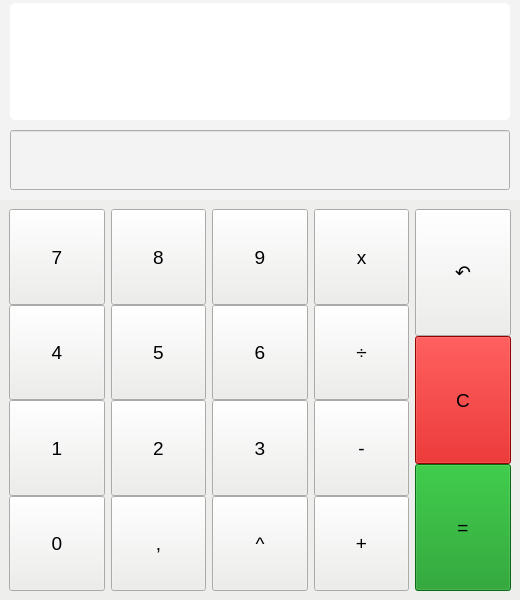
<?xml version="1.0" encoding="UTF-8"?>
<ui version="4.0">
 <class>MainWindow</class>
 <widget class="QMainWindow" name="MainWindow">
  <property name="geometry">
   <rect>
    <x>0</x>
    <y>0</y>
    <width>520</width>
    <height>600</height>
   </rect>
  </property>
  <property name="minimumSize">
   <size>
    <width>520</width>
    <height>600</height>
   </size>
  </property>
  <property name="maximumSize">
   <size>
    <width>700</width>
    <height>800</height>
   </size>
  </property>
  <property name="windowTitle">
   <string>Calculadora</string>
  </property>
  <property name="windowIcon">
   <iconset>
    <normaloff>../../../../Imagens/neoway.png</normaloff>../../../../Imagens/neoway.png</iconset>
  </property>
  <widget class="QWidget" name="centralwidget">
   <layout class="QHBoxLayout" name="horizontalLayout">
    <property name="spacing">
     <number>0</number>
    </property>
    <property name="leftMargin">
     <number>0</number>
    </property>
    <property name="topMargin">
     <number>0</number>
    </property>
    <property name="rightMargin">
     <number>0</number>
    </property>
    <property name="bottomMargin">
     <number>0</number>
    </property>
    <item>
     <widget class="QFrame" name="frame">
      <property name="sizePolicy">
       <sizepolicy hsizetype="Preferred" vsizetype="Preferred">
        <horstretch>0</horstretch>
        <verstretch>0</verstretch>
       </sizepolicy>
      </property>
      <property name="styleSheet">
       <string notr="true">background-color: rgb(243, 243, 243);</string>
      </property>
      <property name="frameShape">
       <enum>QFrame::NoFrame</enum>
      </property>
      <property name="frameShadow">
       <enum>QFrame::Raised</enum>
      </property>
      <property name="lineWidth">
       <number>0</number>
      </property>
      <layout class="QVBoxLayout" name="verticalLayout">
       <property name="spacing">
        <number>0</number>
       </property>
       <property name="leftMargin">
        <number>0</number>
       </property>
       <property name="topMargin">
        <number>0</number>
       </property>
       <property name="rightMargin">
        <number>0</number>
       </property>
       <property name="bottomMargin">
        <number>0</number>
       </property>
       <item>
        <widget class="QFrame" name="frame_4">
         <property name="minimumSize">
          <size>
           <width>520</width>
           <height>100</height>
          </size>
         </property>
         <property name="maximumSize">
          <size>
           <width>700</width>
           <height>120</height>
          </size>
         </property>
         <property name="frameShape">
          <enum>QFrame::NoFrame</enum>
         </property>
         <property name="frameShadow">
          <enum>QFrame::Raised</enum>
         </property>
         <property name="lineWidth">
          <number>0</number>
         </property>
         <layout class="QVBoxLayout" name="verticalLayout_2">
          <property name="spacing">
           <number>0</number>
          </property>
          <property name="leftMargin">
           <number>0</number>
          </property>
          <property name="topMargin">
           <number>0</number>
          </property>
          <property name="rightMargin">
           <number>0</number>
          </property>
          <property name="bottomMargin">
           <number>0</number>
          </property>
          <item>
           <widget class="QLabel" name="label">
            <property name="minimumSize">
             <size>
              <width>520</width>
              <height>100</height>
             </size>
            </property>
            <property name="maximumSize">
             <size>
              <width>700</width>
              <height>120</height>
             </size>
            </property>
            <property name="font">
             <font>
              <pointsize>16</pointsize>
             </font>
            </property>
            <property name="layoutDirection">
             <enum>Qt::LeftToRight</enum>
            </property>
            <property name="styleSheet">
             <string notr="true">QLabel {
	background-color: rgb(255, 255, 255);
	margin: 3px 10px 0px 10px;
	border-radius: 5px
}</string>
            </property>
            <property name="text">
             <string/>
            </property>
            <property name="alignment">
             <set>Qt::AlignBottom|Qt::AlignLeading|Qt::AlignLeft</set>
            </property>
            <property name="margin">
             <number>10</number>
            </property>
           </widget>
          </item>
         </layout>
        </widget>
       </item>
       <item>
        <widget class="QFrame" name="frame_2">
         <property name="minimumSize">
          <size>
           <width>520</width>
           <height>80</height>
          </size>
         </property>
         <property name="maximumSize">
          <size>
           <width>700</width>
           <height>80</height>
          </size>
         </property>
         <property name="frameShape">
          <enum>QFrame::NoFrame</enum>
         </property>
         <property name="frameShadow">
          <enum>QFrame::Raised</enum>
         </property>
         <property name="lineWidth">
          <number>0</number>
         </property>
         <layout class="QVBoxLayout" name="verticalLayout_3">
          <property name="spacing">
           <number>0</number>
          </property>
          <property name="leftMargin">
           <number>0</number>
          </property>
          <property name="topMargin">
           <number>0</number>
          </property>
          <property name="rightMargin">
           <number>0</number>
          </property>
          <property name="bottomMargin">
           <number>0</number>
          </property>
          <item>
           <widget class="QLineEdit" name="lineEdit">
            <property name="sizePolicy">
             <sizepolicy hsizetype="Fixed" vsizetype="Fixed">
              <horstretch>0</horstretch>
              <verstretch>0</verstretch>
             </sizepolicy>
            </property>
            <property name="minimumSize">
             <size>
              <width>520</width>
              <height>60</height>
             </size>
            </property>
            <property name="maximumSize">
             <size>
              <width>700</width>
              <height>60</height>
             </size>
            </property>
            <property name="font">
             <font>
              <pointsize>16</pointsize>
             </font>
            </property>
            <property name="layoutDirection">
             <enum>Qt::LeftToRight</enum>
            </property>
            <property name="styleSheet">
             <string notr="true">QLineEdit {
	background-color: rgb(243, 243, 243);
	margin: 0px 10px;
}
QLineEdit : hover {
	border: 2px solid rgb(52, 101, 164);
}</string>
            </property>
            <property name="text">
             <string/>
            </property>
            <property name="maxLength">
             <number>100</number>
            </property>
            <property name="alignment">
             <set>Qt::AlignRight|Qt::AlignTrailing|Qt::AlignVCenter</set>
            </property>
           </widget>
          </item>
         </layout>
        </widget>
       </item>
       <item>
        <widget class="QFrame" name="frame_3">
         <property name="minimumSize">
          <size>
           <width>520</width>
           <height>400</height>
          </size>
         </property>
         <property name="maximumSize">
          <size>
           <width>700</width>
           <height>600</height>
          </size>
         </property>
         <property name="styleSheet">
          <string notr="true">background-color: rgb(238, 238, 236);</string>
         </property>
         <property name="frameShape">
          <enum>QFrame::NoFrame</enum>
         </property>
         <property name="frameShadow">
          <enum>QFrame::Raised</enum>
         </property>
         <property name="lineWidth">
          <number>0</number>
         </property>
         <layout class="QHBoxLayout" name="horizontalLayout_2">
          <item>
           <widget class="QFrame" name="frame_5">
            <property name="frameShape">
             <enum>QFrame::NoFrame</enum>
            </property>
            <property name="frameShadow">
             <enum>QFrame::Raised</enum>
            </property>
            <property name="lineWidth">
             <number>0</number>
            </property>
            <layout class="QVBoxLayout" name="verticalLayout_4">
             <property name="spacing">
              <number>0</number>
             </property>
             <property name="leftMargin">
              <number>0</number>
             </property>
             <property name="topMargin">
              <number>0</number>
             </property>
             <property name="rightMargin">
              <number>0</number>
             </property>
             <property name="bottomMargin">
              <number>0</number>
             </property>
             <item>
              <widget class="QPushButton" name="btNum_7">
               <property name="sizePolicy">
                <sizepolicy hsizetype="Minimum" vsizetype="Minimum">
                 <horstretch>0</horstretch>
                 <verstretch>0</verstretch>
                </sizepolicy>
               </property>
               <property name="font">
                <font>
                 <pointsize>14</pointsize>
                </font>
               </property>
               <property name="text">
                <string>7</string>
               </property>
              </widget>
             </item>
             <item>
              <widget class="QPushButton" name="btNum_4">
               <property name="sizePolicy">
                <sizepolicy hsizetype="Minimum" vsizetype="Minimum">
                 <horstretch>0</horstretch>
                 <verstretch>0</verstretch>
                </sizepolicy>
               </property>
               <property name="font">
                <font>
                 <pointsize>14</pointsize>
                </font>
               </property>
               <property name="text">
                <string>4</string>
               </property>
              </widget>
             </item>
             <item>
              <widget class="QPushButton" name="btNum_1">
               <property name="sizePolicy">
                <sizepolicy hsizetype="Minimum" vsizetype="Minimum">
                 <horstretch>0</horstretch>
                 <verstretch>0</verstretch>
                </sizepolicy>
               </property>
               <property name="font">
                <font>
                 <pointsize>14</pointsize>
                </font>
               </property>
               <property name="text">
                <string>1</string>
               </property>
              </widget>
             </item>
             <item>
              <widget class="QPushButton" name="btNum_0">
               <property name="sizePolicy">
                <sizepolicy hsizetype="Minimum" vsizetype="Minimum">
                 <horstretch>0</horstretch>
                 <verstretch>0</verstretch>
                </sizepolicy>
               </property>
               <property name="font">
                <font>
                 <pointsize>14</pointsize>
                </font>
               </property>
               <property name="text">
                <string>0</string>
               </property>
              </widget>
             </item>
            </layout>
           </widget>
          </item>
          <item>
           <widget class="QFrame" name="frame_6">
            <property name="frameShape">
             <enum>QFrame::NoFrame</enum>
            </property>
            <property name="frameShadow">
             <enum>QFrame::Raised</enum>
            </property>
            <property name="lineWidth">
             <number>0</number>
            </property>
            <layout class="QVBoxLayout" name="verticalLayout_5">
             <property name="spacing">
              <number>0</number>
             </property>
             <property name="leftMargin">
              <number>0</number>
             </property>
             <property name="topMargin">
              <number>0</number>
             </property>
             <property name="rightMargin">
              <number>0</number>
             </property>
             <property name="bottomMargin">
              <number>0</number>
             </property>
             <item>
              <widget class="QPushButton" name="btNum_8">
               <property name="sizePolicy">
                <sizepolicy hsizetype="Minimum" vsizetype="Minimum">
                 <horstretch>0</horstretch>
                 <verstretch>0</verstretch>
                </sizepolicy>
               </property>
               <property name="font">
                <font>
                 <pointsize>14</pointsize>
                </font>
               </property>
               <property name="text">
                <string>8</string>
               </property>
              </widget>
             </item>
             <item>
              <widget class="QPushButton" name="btNum_5">
               <property name="sizePolicy">
                <sizepolicy hsizetype="Minimum" vsizetype="Minimum">
                 <horstretch>0</horstretch>
                 <verstretch>0</verstretch>
                </sizepolicy>
               </property>
               <property name="font">
                <font>
                 <pointsize>14</pointsize>
                </font>
               </property>
               <property name="text">
                <string>5</string>
               </property>
              </widget>
             </item>
             <item>
              <widget class="QPushButton" name="btNum_2">
               <property name="sizePolicy">
                <sizepolicy hsizetype="Minimum" vsizetype="Minimum">
                 <horstretch>0</horstretch>
                 <verstretch>0</verstretch>
                </sizepolicy>
               </property>
               <property name="font">
                <font>
                 <pointsize>14</pointsize>
                </font>
               </property>
               <property name="text">
                <string>2</string>
               </property>
              </widget>
             </item>
             <item>
              <widget class="QPushButton" name="btNum_dot">
               <property name="sizePolicy">
                <sizepolicy hsizetype="Minimum" vsizetype="Minimum">
                 <horstretch>0</horstretch>
                 <verstretch>0</verstretch>
                </sizepolicy>
               </property>
               <property name="font">
                <font>
                 <pointsize>14</pointsize>
                </font>
               </property>
               <property name="text">
                <string>,</string>
               </property>
              </widget>
             </item>
            </layout>
           </widget>
          </item>
          <item>
           <widget class="QFrame" name="frame_7">
            <property name="frameShape">
             <enum>QFrame::NoFrame</enum>
            </property>
            <property name="frameShadow">
             <enum>QFrame::Raised</enum>
            </property>
            <property name="lineWidth">
             <number>0</number>
            </property>
            <layout class="QVBoxLayout" name="verticalLayout_6">
             <property name="spacing">
              <number>0</number>
             </property>
             <property name="leftMargin">
              <number>0</number>
             </property>
             <property name="topMargin">
              <number>0</number>
             </property>
             <property name="rightMargin">
              <number>0</number>
             </property>
             <property name="bottomMargin">
              <number>0</number>
             </property>
             <item>
              <widget class="QPushButton" name="btNum_9">
               <property name="sizePolicy">
                <sizepolicy hsizetype="Minimum" vsizetype="Minimum">
                 <horstretch>0</horstretch>
                 <verstretch>0</verstretch>
                </sizepolicy>
               </property>
               <property name="font">
                <font>
                 <pointsize>14</pointsize>
                </font>
               </property>
               <property name="text">
                <string>9</string>
               </property>
              </widget>
             </item>
             <item>
              <widget class="QPushButton" name="btNum_6">
               <property name="sizePolicy">
                <sizepolicy hsizetype="Minimum" vsizetype="Minimum">
                 <horstretch>0</horstretch>
                 <verstretch>0</verstretch>
                </sizepolicy>
               </property>
               <property name="font">
                <font>
                 <pointsize>14</pointsize>
                </font>
               </property>
               <property name="text">
                <string>6</string>
               </property>
              </widget>
             </item>
             <item>
              <widget class="QPushButton" name="btNum_3">
               <property name="sizePolicy">
                <sizepolicy hsizetype="Minimum" vsizetype="Minimum">
                 <horstretch>0</horstretch>
                 <verstretch>0</verstretch>
                </sizepolicy>
               </property>
               <property name="font">
                <font>
                 <pointsize>14</pointsize>
                </font>
               </property>
               <property name="text">
                <string>3</string>
               </property>
              </widget>
             </item>
             <item>
              <widget class="QPushButton" name="btNum_pot">
               <property name="sizePolicy">
                <sizepolicy hsizetype="Minimum" vsizetype="Minimum">
                 <horstretch>0</horstretch>
                 <verstretch>0</verstretch>
                </sizepolicy>
               </property>
               <property name="font">
                <font>
                 <pointsize>14</pointsize>
                </font>
               </property>
               <property name="text">
                <string>^</string>
               </property>
              </widget>
             </item>
            </layout>
           </widget>
          </item>
          <item>
           <widget class="QFrame" name="frame_8">
            <property name="frameShape">
             <enum>QFrame::NoFrame</enum>
            </property>
            <property name="frameShadow">
             <enum>QFrame::Raised</enum>
            </property>
            <property name="lineWidth">
             <number>0</number>
            </property>
            <layout class="QVBoxLayout" name="verticalLayout_7">
             <property name="spacing">
              <number>0</number>
             </property>
             <property name="leftMargin">
              <number>0</number>
             </property>
             <property name="topMargin">
              <number>0</number>
             </property>
             <property name="rightMargin">
              <number>0</number>
             </property>
             <property name="bottomMargin">
              <number>0</number>
             </property>
             <item>
              <widget class="QPushButton" name="btNum_multi">
               <property name="sizePolicy">
                <sizepolicy hsizetype="Minimum" vsizetype="Minimum">
                 <horstretch>0</horstretch>
                 <verstretch>0</verstretch>
                </sizepolicy>
               </property>
               <property name="font">
                <font>
                 <pointsize>14</pointsize>
                </font>
               </property>
               <property name="text">
                <string>x</string>
               </property>
              </widget>
             </item>
             <item>
              <widget class="QPushButton" name="btNum_div">
               <property name="sizePolicy">
                <sizepolicy hsizetype="Minimum" vsizetype="Minimum">
                 <horstretch>0</horstretch>
                 <verstretch>0</verstretch>
                </sizepolicy>
               </property>
               <property name="font">
                <font>
                 <pointsize>14</pointsize>
                </font>
               </property>
               <property name="text">
                <string>÷</string>
               </property>
              </widget>
             </item>
             <item>
              <widget class="QPushButton" name="btNum_menos">
               <property name="sizePolicy">
                <sizepolicy hsizetype="Minimum" vsizetype="Minimum">
                 <horstretch>0</horstretch>
                 <verstretch>0</verstretch>
                </sizepolicy>
               </property>
               <property name="font">
                <font>
                 <pointsize>14</pointsize>
                </font>
               </property>
               <property name="text">
                <string>-</string>
               </property>
              </widget>
             </item>
             <item>
              <widget class="QPushButton" name="btNum_soma">
               <property name="sizePolicy">
                <sizepolicy hsizetype="Minimum" vsizetype="Minimum">
                 <horstretch>0</horstretch>
                 <verstretch>0</verstretch>
                </sizepolicy>
               </property>
               <property name="font">
                <font>
                 <pointsize>14</pointsize>
                </font>
               </property>
               <property name="text">
                <string>+</string>
               </property>
              </widget>
             </item>
            </layout>
           </widget>
          </item>
          <item>
           <widget class="QFrame" name="frame_9">
            <property name="sizePolicy">
             <sizepolicy hsizetype="Preferred" vsizetype="Preferred">
              <horstretch>0</horstretch>
              <verstretch>0</verstretch>
             </sizepolicy>
            </property>
            <property name="frameShape">
             <enum>QFrame::NoFrame</enum>
            </property>
            <property name="frameShadow">
             <enum>QFrame::Raised</enum>
            </property>
            <property name="lineWidth">
             <number>0</number>
            </property>
            <layout class="QVBoxLayout" name="verticalLayout_8">
             <property name="spacing">
              <number>0</number>
             </property>
             <property name="leftMargin">
              <number>0</number>
             </property>
             <property name="topMargin">
              <number>0</number>
             </property>
             <property name="rightMargin">
              <number>0</number>
             </property>
             <property name="bottomMargin">
              <number>0</number>
             </property>
             <item>
              <widget class="QPushButton" name="btNum_bakspace">
               <property name="sizePolicy">
                <sizepolicy hsizetype="Minimum" vsizetype="Minimum">
                 <horstretch>0</horstretch>
                 <verstretch>0</verstretch>
                </sizepolicy>
               </property>
               <property name="font">
                <font>
                 <pointsize>14</pointsize>
                </font>
               </property>
               <property name="text">
                <string>↶</string>
               </property>
              </widget>
             </item>
             <item>
              <widget class="QPushButton" name="btNum_clear">
               <property name="sizePolicy">
                <sizepolicy hsizetype="Minimum" vsizetype="Minimum">
                 <horstretch>0</horstretch>
                 <verstretch>0</verstretch>
                </sizepolicy>
               </property>
               <property name="minimumSize">
                <size>
                 <width>0</width>
                 <height>0</height>
                </size>
               </property>
               <property name="font">
                <font>
                 <pointsize>14</pointsize>
                </font>
               </property>
               <property name="styleSheet">
                <string notr="true">background-color: rgb(204, 0, 0);</string>
               </property>
               <property name="text">
                <string>C</string>
               </property>
              </widget>
             </item>
             <item>
              <widget class="QPushButton" name="btNum_igual">
               <property name="sizePolicy">
                <sizepolicy hsizetype="Minimum" vsizetype="Minimum">
                 <horstretch>0</horstretch>
                 <verstretch>0</verstretch>
                </sizepolicy>
               </property>
               <property name="font">
                <font>
                 <pointsize>14</pointsize>
                </font>
               </property>
               <property name="styleSheet">
                <string notr="true">background-color: rgb(13, 148, 25);</string>
               </property>
               <property name="text">
                <string>=</string>
               </property>
              </widget>
             </item>
            </layout>
           </widget>
          </item>
         </layout>
        </widget>
       </item>
      </layout>
     </widget>
    </item>
   </layout>
  </widget>
 </widget>
 <resources/>
 <connections/>
</ui>
